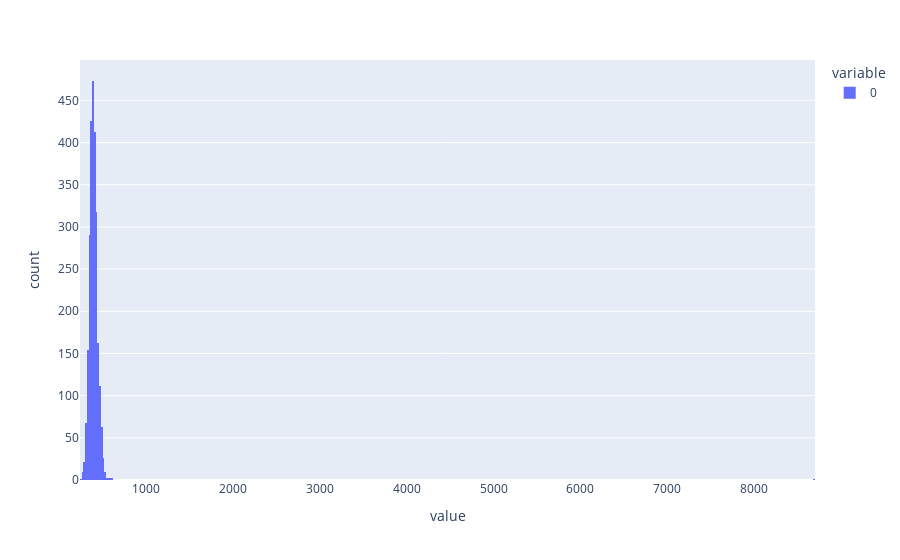

Notebook code for this chart:
### Code cell
with torch.no_grad():
    # activation store can give us tokens.
    batch_tokens = token_dataset[:5]["tokens"]
    _, cache = model.run_with_cache(batch_tokens, prepend_bos=True)

    # Use the SAE
    feature_acts = final_sae.encode(cache[sae.cfg.hook_name])
    sae_out = final_sae.decode(feature_acts)

    # save some room
    del cache

    # ignore the bos token, get the number of features that activated in each token, averaged accross batch and position
    l0 = (feature_acts[:, 1:] > 0).float().sum(-1).detach()
    print("average l0", l0.mean().item())
    px.histogram(l0.flatten().cpu().numpy()).show()

### Figure 1 — Plotly figure (JSON) as saved in the notebook; plotly's stock layout.template omitted (floating-point values rounded to 4 significant figures; data arrays with more than 128 entries replaced by an {"elided": "..."} marker saying what was removed)
{"data": [{"alignmentgroup": "True", "bingroup": "x", "hovertemplate": "variable=0<br>value=%{x}<br>count=%{y}<extra></extra>", "legendgroup": "0", "marker": {"color": "#636efa", "pattern": {"shape": ""}}, "name": "0", "offsetgroup": "0", "orientation": "v", "showlegend": true, "type": "histogram", "x": {"elided": "2555 int values"}, "xaxis": "x", "yaxis": "y"}], "layout": {"barmode": "relative", "legend": {"title": {"text": "variable"}, "tracegroupgap": 0}, "margin": {"t": 60}, "xaxis": {"anchor": "y", "domain": [0, 1], "title": {"text": "value"}}, "yaxis": {"anchor": "x", "domain": [0, 1], "title": {"text": "count"}}}}
